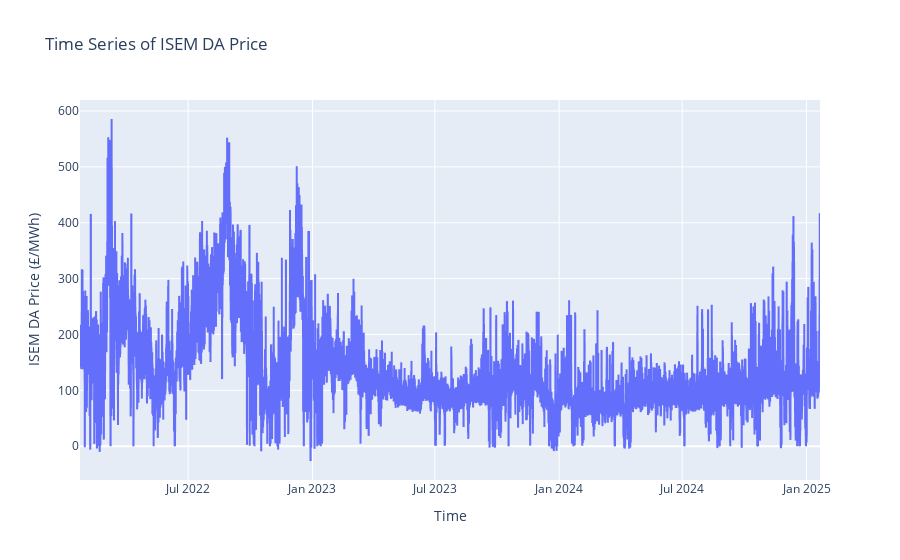

This figure's notebook cell:
### Code cell
# Time Series: Plot ISEM DA Price over time
fig_time_series = px.line(df, x='StartDateTime', y='ISEM DA Price',
                         title='Time Series of ISEM DA Price',
                         labels={'StartDateTime': 'Time', 'ISEM DA Price': 'ISEM DA Price (£/MWh)'})
fig_time_series.show()

# Correlation Heatmap: Check how numerical variables correlate
plt.figure(figsize=(10,8))
corr_matrix = df[['Fuel.Gas', 'Fuel.Carbon', 'DemandForecast-DAM', 
                  'WindForecast-DAM', 'NetDemandForecast-DAM', 'ISEM DA Price']].corr()
sns.heatmap(corr_matrix, annot=True, cmap='coolwarm')
plt.title("Correlation Matrix")
plt.savefig("data/initial_analysis/correlation_matrix.png")
plt.show()

### Figure 1 — Plotly figure (JSON) as saved in the notebook; plotly's stock layout.template omitted (floating-point values rounded to 4 significant figures; data arrays with more than 128 entries replaced by an {"elided": "..."} marker saying what was removed)
{"data": [{"hovertemplate": "Time=%{x}<br>ISEM DA Price (£/MWh)=%{y}<extra></extra>", "legendgroup": "", "line": {"color": "#636efa", "dash": "solid"}, "marker": {"symbol": "circle"}, "mode": "lines", "name": "", "showlegend": false, "type": "scattergl", "x": {"elided": "52560 str values"}, "xaxis": "x", "y": {"elided": "52560 float values"}, "yaxis": "y"}], "layout": {"legend": {"tracegroupgap": 0}, "title": {"text": "Time Series of ISEM DA Price"}, "xaxis": {"anchor": "y", "domain": [0, 1], "title": {"text": "Time"}}, "yaxis": {"anchor": "x", "domain": [0, 1], "title": {"text": "ISEM DA Price (£/MWh)"}}}}
